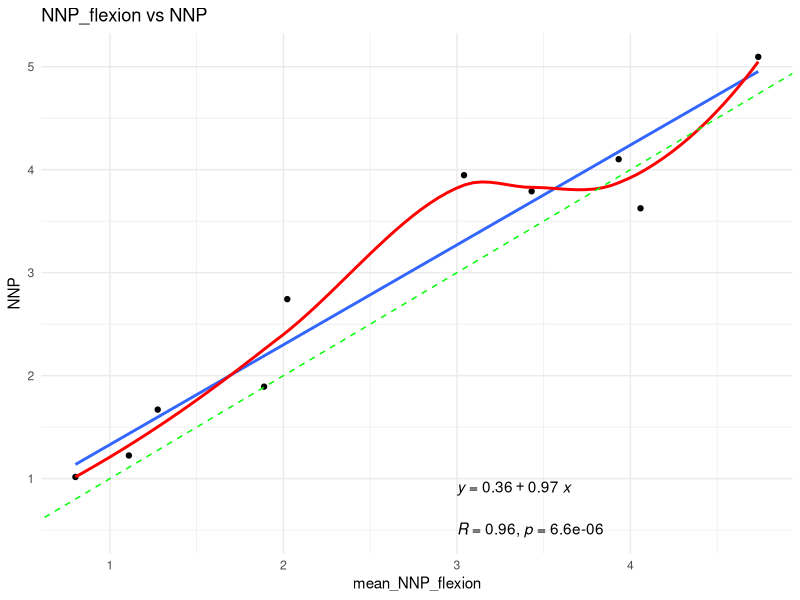
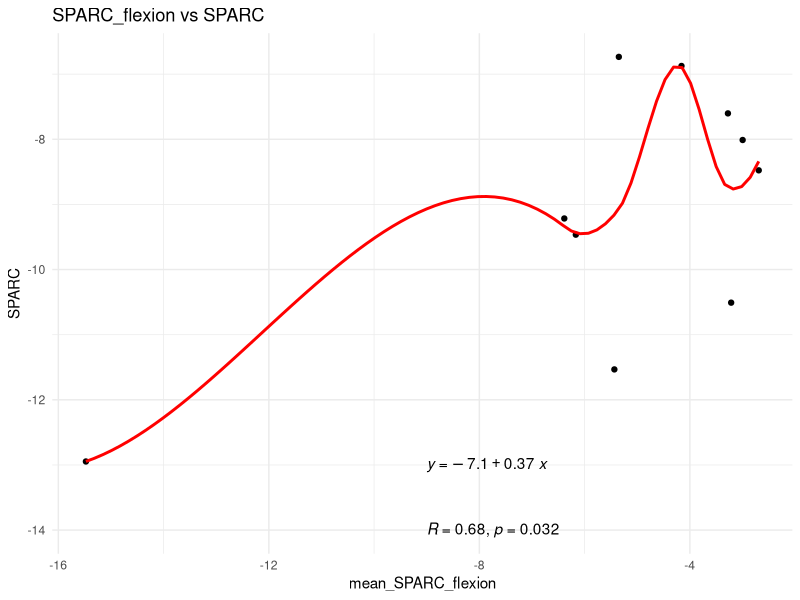
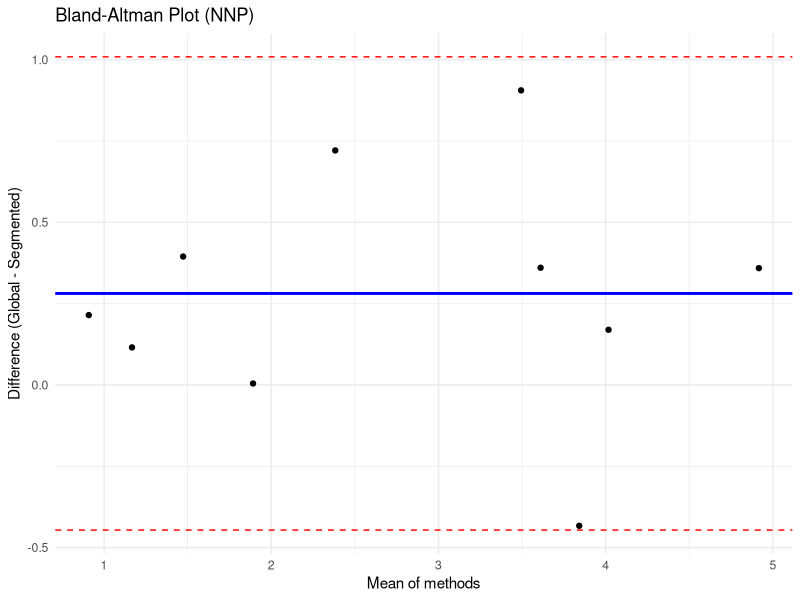
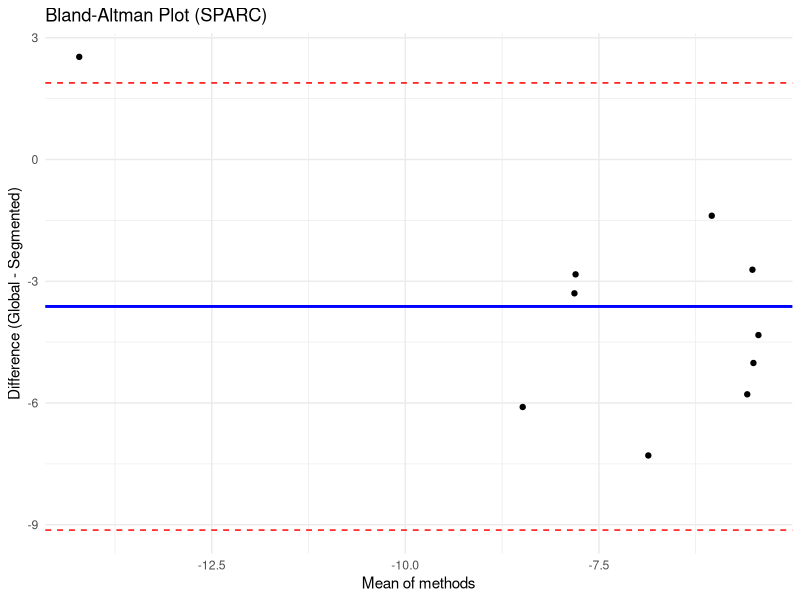

These figures' R source, in order:
## ---- chunk 1
# import libraries to read excel and compute a plot
library(readxl)
library(ggplot2)
library(ggpubr)
library(dplyr)
library(stringr)

## ---- chunk 2
# From data, import "results_repetition.xlsx"
data_subject <- read_excel("data/results_all.xlsx")
data_subject
## ---- chunk 3
# Plot NNP_flexion as a function of NNP
ggplot(data_subject, aes(x = mean_NNP_flexion, y = NNP)) +
  geom_point() +
  geom_smooth(method = "lm", se = FALSE) +
  geom_smooth(method = "loess", se = FALSE, color = "red") +
  geom_abline(slope = 1, intercept = 0, color = "green", linetype = "dashed") +
  # add the equation and the R-squared value to the plot
  stat_regline_equation(label.x = 3, label.y = 0.9) +
  stat_cor(method = "pearson", label.x = 3, label.y = 0.5) +
  labs(title = "NNP_flexion vs NNP",
       x = "mean_NNP_flexion",
       y = "NNP") +
  theme_minimal()
## ---- chunk 4
# Plot SPARC_flexion as a function of SPARC
ggplot(data_subject, aes(x = mean_SPARC_flexion, y = SPARC)) +
  geom_point() +
  #geom_smooth(method = "lm", se = FALSE) +
  geom_smooth(method = "loess", se = FALSE, color = "red") +
  #geom_abline(slope = 1, intercept = 0, color = "green", linetype = "dashed") +
  stat_regline_equation(label.x = -9, label.y = -13) +
  stat_cor(method = "pearson", label.x = -9, label.y = - 14) +  
  labs(title = "SPARC_flexion vs SPARC",
       x = "mean_SPARC_flexion",
       y = "SPARC") +
  theme_minimal()
  
## ---- chunk 5
# Compute the Bland-Altman test

data_subject$mean_NNP <- (data_subject$NNP + data_subject$mean_NNP_flexion) / 2
data_subject$diff_NNP <- data_subject$NNP - data_subject$mean_NNP_flexion

# Shapiro wilk test to test the normal distribution of the differences 
shapiro.test(data_subject$diff_NNP)

bias_NNP <- mean(data_subject$diff_NNP, na.rm = TRUE)
sd_NNP <- sd(data_subject$diff_NNP, na.rm = TRUE)

upper_NNP <- bias_NNP + 1.96 * sd_NNP
lower_NNP <- bias_NNP - 1.96 * sd_NNP

# Plot
ggplot(data_subject, aes(x = mean_NNP, y = diff_NNP)) +
  geom_point(linewidth = 3) +
  geom_hline(yintercept = bias_NNP, color = "blue", size = 1) +
  geom_hline(yintercept = upper_NNP, linetype = "dashed", color = "red") +
  geom_hline(yintercept = lower_NNP, linetype = "dashed", color = "red") +
  labs(title = "Bland-Altman Plot (NNP)",
       x = "Mean of methods",
       y = "Difference (Global - Segmented)") +
  theme_minimal()

## ---- chunk 6

# Compute the Bland-Altman test
data_subject$mean_SPARC <- (data_subject$SPARC + data_subject$mean_SPARC_flexion) / 2
data_subject$diff_SPARC <- data_subject$SPARC - data_subject$mean_SPARC_flexion

# Shapiro wilk test to test the normal distribution of the differences 
shapiro.test(data_subject$diff_SPARC)

bias_SPARC <- mean(data_subject$diff_SPARC, na.rm = TRUE)
sd_SPARC <- sd(data_subject$diff_SPARC, na.rm = TRUE)

upper_SPARC <- bias_SPARC + 1.96 * sd_SPARC
lower_SPARC <- bias_SPARC - 1.96 * sd_SPARC

# Plot
ggplot(data_subject, aes(x = mean_SPARC, y = diff_SPARC)) +
  geom_point(linewidth = 3) +
  geom_hline(yintercept = bias_SPARC, color = "blue", size = 1) +
  geom_hline(yintercept = upper_SPARC, linetype = "dashed", color = "red") +
  geom_hline(yintercept = lower_SPARC, linetype = "dashed", color = "red") +
  labs(title = "Bland-Altman Plot (SPARC)",
       x = "Mean of methods",
       y = "Difference (Global - Segmented)") +
  theme_minimal()

## ---- chunk 7
# % bias NNP
mean_NNP_all <- mean(c(data_subject$NNP, data_subject$mean_NNP_flexion), na.rm = TRUE)
perc_bias_NNP <- (bias_NNP / mean_NNP_all) * 100

# % bias SPARC
mean_SPARC_all <- mean(c(data_subject$SPARC, data_subject$mean_SPARC_flexion), na.rm = TRUE)
perc_bias_SPARC <- (bias_SPARC / mean_SPARC_all) * 100

ba_table <- data.frame(
  methode = c("NNP", "SPARC"),
  bias = c(bias_NNP, bias_SPARC),
  sd = c(sd_NNP, sd_SPARC),
  lower = c(lower_NNP, lower_SPARC),
  upper = c(upper_NNP, upper_SPARC), 
  perc_bias = c(perc_bias_NNP, perc_bias_SPARC) 
  )

ba_table
